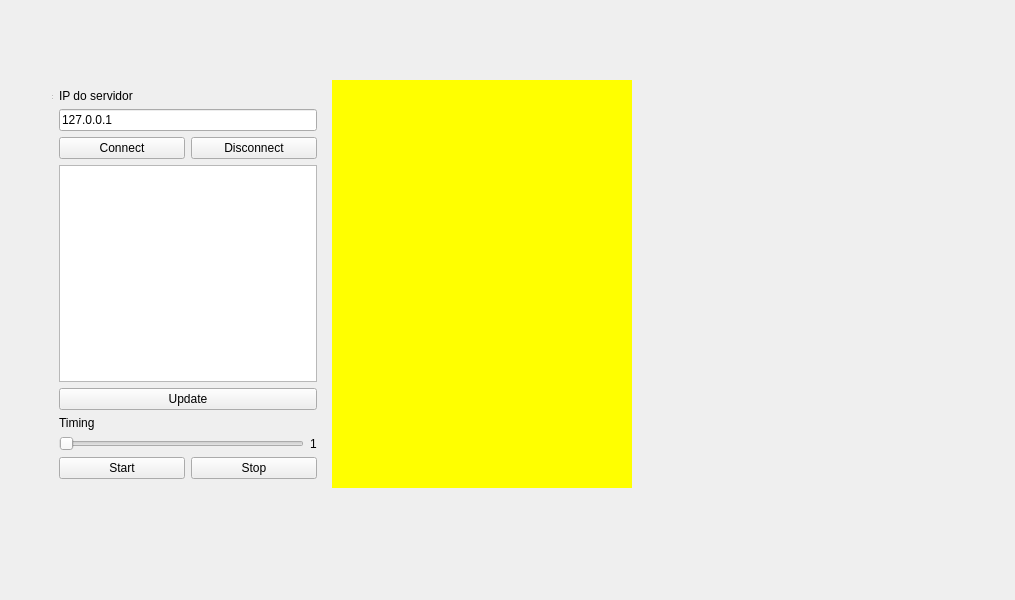
<?xml version="1.0" encoding="UTF-8"?>
<ui version="4.0">
 <class>MainWindow</class>
 <widget class="QMainWindow" name="MainWindow">
  <property name="geometry">
   <rect>
    <x>0</x>
    <y>0</y>
    <width>1015</width>
    <height>600</height>
   </rect>
  </property>
  <property name="windowTitle">
   <string>MainWindow</string>
  </property>
  <widget class="QWidget" name="centralwidget">
   <widget class="QWidget" name="centralwidget_2">
    <property name="geometry">
     <rect>
      <x>50</x>
      <y>80</y>
      <width>582</width>
      <height>408</height>
     </rect>
    </property>
    <layout class="QHBoxLayout" name="horizontalLayout">
     <item>
      <widget class="QWidget" name="panelControl" native="true">
       <layout class="QVBoxLayout" name="verticalLayout">
        <item>
         <widget class="QLabel" name="labelIP">
          <property name="text">
           <string>IP do servidor</string>
          </property>
         </widget>
        </item>
        <item>
         <widget class="QLineEdit" name="lineEditIP">
          <property name="text">
           <string>127.0.0.1</string>
          </property>
         </widget>
        </item>
        <item>
         <layout class="QHBoxLayout" name="layoutConnect">
          <item>
           <widget class="QPushButton" name="pushButtonConnect">
            <property name="text">
             <string>Connect</string>
            </property>
           </widget>
          </item>
          <item>
           <widget class="QPushButton" name="pushButtonDisconnect">
            <property name="text">
             <string>Disconnect</string>
            </property>
           </widget>
          </item>
         </layout>
        </item>
        <item>
         <widget class="QListWidget" name="listWidgetServers"/>
        </item>
        <item>
         <widget class="QPushButton" name="pushButtonUpdate">
          <property name="text">
           <string>Update</string>
          </property>
         </widget>
        </item>
        <item>
         <widget class="QLabel" name="labelTiming">
          <property name="text">
           <string>Timing</string>
          </property>
         </widget>
        </item>
        <item>
         <layout class="QHBoxLayout" name="layoutTiming">
          <item>
           <widget class="QSlider" name="sliderTiming">
            <property name="orientation">
             <enum>Qt::Orientation::Horizontal</enum>
            </property>
           </widget>
          </item>
          <item>
           <widget class="QLabel" name="labelTimingValue">
            <property name="text">
             <string>1</string>
            </property>
           </widget>
          </item>
         </layout>
        </item>
        <item>
         <layout class="QHBoxLayout" name="layoutStartStop">
          <item>
           <widget class="QPushButton" name="pushButtonStart">
            <property name="text">
             <string>Start</string>
            </property>
           </widget>
          </item>
          <item>
           <widget class="QPushButton" name="pushButtonStop">
            <property name="text">
             <string>Stop</string>
            </property>
           </widget>
          </item>
         </layout>
        </item>
       </layout>
      </widget>
     </item>
     <item>
      <widget class="PlotWidget" name="widgetPlot" native="true">
       <property name="minimumSize">
        <size>
         <width>300</width>
         <height>300</height>
        </size>
       </property>
       <property name="styleSheet">
        <string notr="true">background-color: yellow;</string>
       </property>
      </widget>
     </item>
    </layout>
   </widget>
   <widget class="QStatusBar" name="statusbar">
    <property name="geometry">
     <rect>
      <x>50</x>
      <y>80</y>
      <width>3</width>
      <height>21</height>
     </rect>
    </property>
   </widget>
  </widget>
  <widget class="QMenuBar" name="menubar">
   <property name="geometry">
    <rect>
     <x>0</x>
     <y>0</y>
     <width>1015</width>
     <height>22</height>
    </rect>
   </property>
  </widget>
 </widget>
 <customwidgets>
  <customwidget>
   <class>PlotWidget</class>
   <extends>QWidget</extends>
   <header>plotwidget.h</header>
   <container>1</container>
  </customwidget>
 </customwidgets>
 <resources/>
 <connections/>
</ui>
